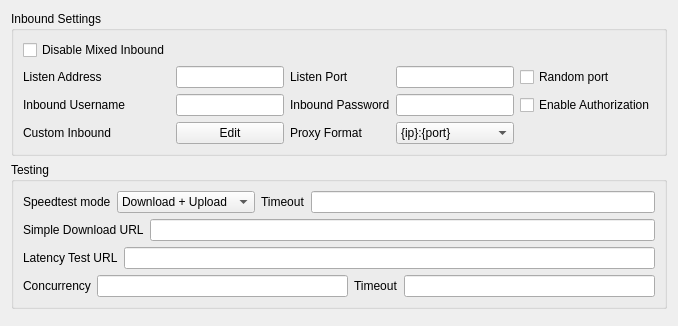
     <widget class="QWidget" name="tab_1">
      <attribute name="title">
       <string>Common</string>
      </attribute>
      <layout class="QVBoxLayout" name="verticalLayout_2">
       <item>
        <widget class="QGroupBox" name="groupBox_5">
         <property name="sizePolicy">
          <sizepolicy hsizetype="Preferred" vsizetype="Preferred">
           <horstretch>0</horstretch>
           <verstretch>0</verstretch>
          </sizepolicy>
         </property>
         <property name="title">
          <string>Inbound Settings</string>
         </property>
         <layout class="QGridLayout" name="gridLayout_9">
          <item row="2" column="5">
           <widget class="QCheckBox" name="inbound_auth">
            <property name="text">
             <string>Enable Authorization</string>
            </property>
           </widget>
          </item>
          <item row="1" column="4">
           <widget class="QLineEdit" name="inbound_socks_port">
            <property name="sizePolicy">
             <sizepolicy hsizetype="Preferred" vsizetype="Fixed">
              <horstretch>0</horstretch>
              <verstretch>0</verstretch>
             </sizepolicy>
            </property>
           </widget>
          </item>
          <item row="4" column="1">
           <widget class="QLabel" name="label_11">
            <property name="text">
             <string>Custom Inbound</string>
            </property>
           </widget>
          </item>
          <item row="4" column="2">
           <widget class="QPushButton" name="custom_inbound_edit">
            <property name="text">
             <string>Edit</string>
            </property>
           </widget>
          </item>
          <item row="2" column="1">
           <widget class="QLabel" name="inbound_user_l">
            <property name="text">
             <string>Inbound Username</string>
            </property>
           </widget>
          </item>
          <item row="0" column="1">
           <widget class="QCheckBox" name="disable_mixed_inbound">
            <property name="text">
             <string>Disable Mixed Inbound</string>
            </property>
           </widget>
          </item>
          <item row="2" column="4">
           <widget class="QLineEdit" name="inbound_pass"/>
          </item>
          <item row="2" column="2">
           <widget class="QLineEdit" name="inbound_user"/>
          </item>
          <item row="1" column="5">
           <widget class="QCheckBox" name="random_listen_port">
            <property name="toolTip">
             <string>&lt;html&gt;&lt;head/&gt;&lt;body&gt;&lt;p&gt;Selects a random available port on every run&lt;/p&gt;&lt;/body&gt;&lt;/html&gt;</string>
            </property>
            <property name="text">
             <string>Random port</string>
            </property>
           </widget>
          </item>
          <item row="1" column="3">
           <widget class="QLabel" name="inbound_socks_port_l">
            <property name="toolTip">
             <string>&lt;html&gt;&lt;head/&gt;&lt;body&gt;&lt;p&gt;Socks
                                                                + HTTP Proxy&lt;/p&gt;&lt;/body&gt;&lt;/html&gt;
                                                            </string>
            </property>
            <property name="text">
             <string>Listen Port</string>
            </property>
           </widget>
          </item>
          <item row="1" column="1">
           <widget class="QLabel" name="label">
            <property name="text">
             <string>Listen Address</string>
            </property>
           </widget>
          </item>
          <item row="2" column="3">
           <widget class="QLabel" name="inbound_pass_l">
            <property name="text">
             <string>Inbound Password</string>
            </property>
           </widget>
          </item>
          <item row="4" column="4">
           <widget class="QComboBox" name="proxy_scheme">
            <item>
             <property name="text">
              <string notr="true">{ip}:{port}</string>
             </property>
            </item>
            <item>
             <property name="text">
              <string notr="true">http://{ip}:{port}</string>
             </property>
            </item>
            <item>
             <property name="text">
              <string notr="true">socks={ip}:{port}</string>
             </property>
            </item>
           </widget>
          </item>
          <item row="4" column="3">
           <widget class="QLabel" name="proxy_scheme_l">
            <property name="text">
             <string>Proxy Format</string>
            </property>
           </widget>
          </item>
          <item row="1" column="2">
           <widget class="QLineEdit" name="inbound_address"/>
          </item>
         </layout>
        </widget>
       </item>
       <item>
        <widget class="QGroupBox" name="groupBox_testing">
         <property name="title">
          <string>Testing</string>
         </property>
         <layout class="QVBoxLayout" name="verticalLayout_8">
          <item>
           <layout class="QHBoxLayout" name="horizontalLayout_10">
            <item>
             <widget class="QLabel" name="label_12">
              <property name="text">
               <string>Speedtest mode</string>
              </property>
             </widget>
            </item>
            <item>
             <widget class="QComboBox" name="speedtest_mode">
              <item>
               <property name="text">
                <string>Download + Upload</string>
               </property>
              </item>
              <item>
               <property name="text">
                <string>Only Download</string>
               </property>
              </item>
              <item>
               <property name="text">
                <string>Only Upload</string>
               </property>
              </item>
              <item>
               <property name="text">
                <string>Simple Download</string>
               </property>
              </item>
              <item>
               <property name="text">
                <string>Only Country</string>
               </property>
              </item>
             </widget>
            </item>
            <item>
             <widget class="QLabel" name="label_19">
              <property name="toolTip">
               <string>&lt;html&gt;&lt;head/&gt;&lt;body&gt;&lt;p&gt;timeout in milliseconds&lt;br/&gt;applies to all tests individually&lt;/p&gt;&lt;/body&gt;&lt;/html&gt;</string>
              </property>
              <property name="text">
               <string>Timeout</string>
              </property>
             </widget>
            </item>
            <item>
             <widget class="QLineEdit" name="test_timeout"/>
            </item>
           </layout>
          </item>
          <item>
           <layout class="QHBoxLayout" name="horizontalLayout_9">
            <item>
             <widget class="QLabel" name="label_16">
              <property name="text">
               <string>Simple Download URL</string>
              </property>
             </widget>
            </item>
            <item>
             <widget class="QLineEdit" name="simple_down_url"/>
            </item>
           </layout>
          </item>
          <item>
           <layout class="QHBoxLayout" name="horizontalLayout_6">
            <item>
             <widget class="QLabel" name="label_13">
              <property name="text">
               <string>Latency Test URL</string>
              </property>
             </widget>
            </item>
            <item>
             <widget class="QLineEdit" name="test_latency_url"/>
            </item>
           </layout>
          </item>
          <item>
           <layout class="QHBoxLayout" name="horizontalLayout_11">
            <item>
             <widget class="QLabel" name="label_14">
              <property name="text">
               <string>Concurrency</string>
              </property>
             </widget>
            </item>
            <item>
             <widget class="QLineEdit" name="test_concurrent"/>
            </item>
            <item>
             <widget class="QLabel" name="label_22">
              <property name="toolTip">
               <string>&lt;html&gt;&lt;head/&gt;&lt;body&gt;&lt;p&gt;Timeout for URLtest in ms&lt;br/&gt;Note that muxed connections take a much longer time for their initial request, and setting this value too low will cause the test to falsely report that the config is not working&lt;/p&gt;&lt;/body&gt;&lt;/html&gt;</string>
              </property>
              <property name="text">
               <string>Timeout</string>
              </property>
             </widget>
            </item>
            <item>
             <widget class="QLineEdit" name="url_timeout"/>
            </item>
           </layout>
          </item>
         </layout>
        </widget>
       </item>
       <item>
        <widget class="QWidget" name="horizontalWidget_1" native="true">
         <property name="sizePolicy">
          <sizepolicy hsizetype="Preferred" vsizetype="Maximum">
           <horstretch>0</horstretch>
           <verstretch>0</verstretch>
          </sizepolicy>
         </property>
         <layout class="QHBoxLayout" name="horizontalLayout_2">
          <property name="leftMargin">
           <number>0</number>
          </property>
          <property name="topMargin">
           <number>0</number>
          </property>
          <property name="rightMargin">
           <number>0</number>
          </property>
          <property name="bottomMargin">
           <number>0</number>
          </property>
         </layout>
        </widget>
       </item>
      </layout>
     </widget>
